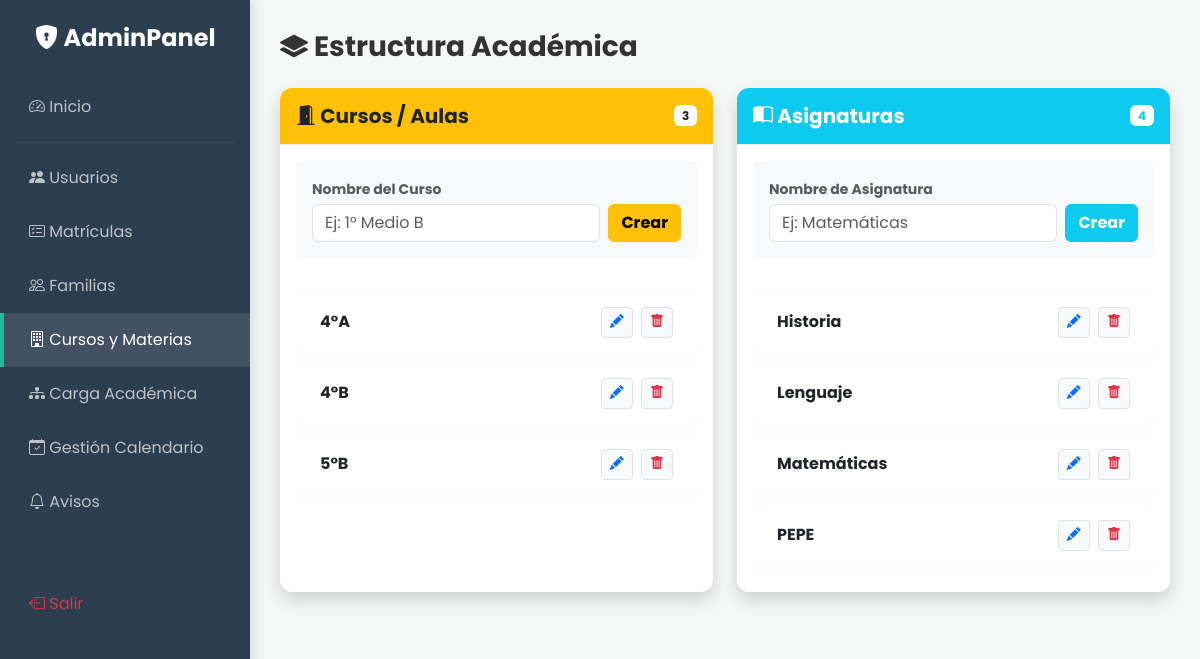
Before: /admin/cursos.php (signed in) with the older database file.
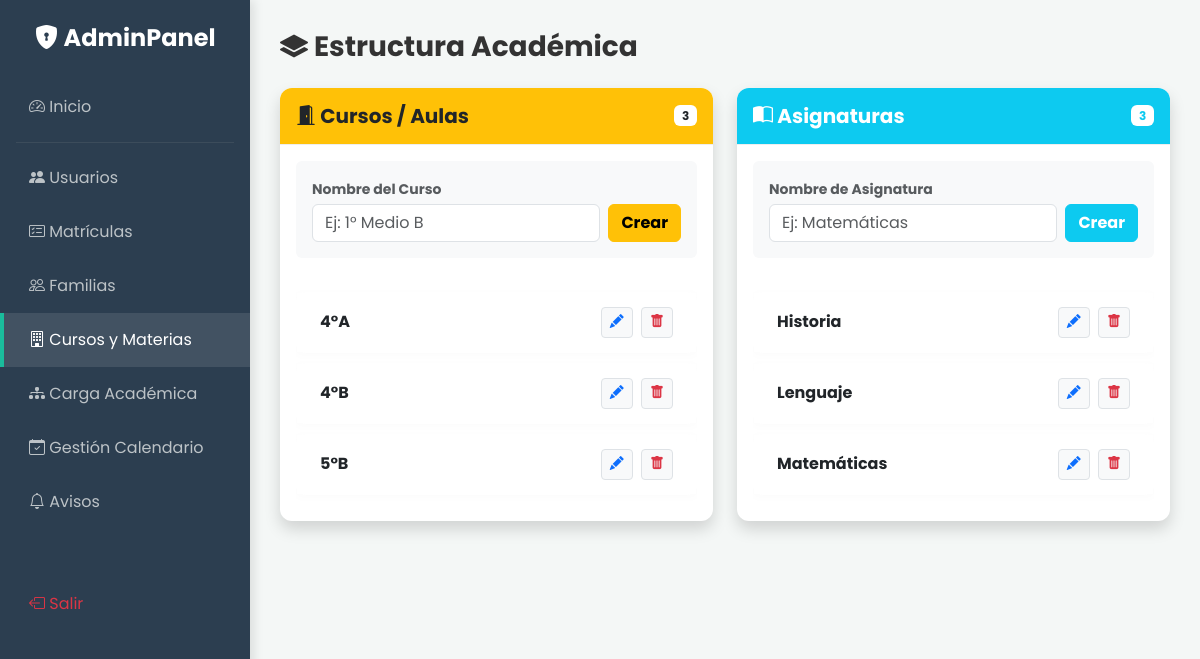
After: the same page with the newer database file.
### tables this page shows
CREATE TABLE `cursos` (
  `id` int(11) NOT NULL,
  `nombre` varchar(50) NOT NULL
);

CREATE TABLE `asignaturas` (
  `id` int(11) NOT NULL,
  `nombre` varchar(50) NOT NULL
);

### admin/cursos.php (the view, shortened to what the changed rows need)
<?php
require '../config/db.php';
$curso_editar = null;
$asignatura_editar = null;
$cursos = $pdo->query("SELECT * FROM cursos ORDER BY nombre")->fetchAll();
$asignaturas = $pdo->query("SELECT * FROM asignaturas ORDER BY nombre")->fetchAll();
?>
<!DOCTYPE html>
<html lang="es">
<head>
    <link href="https://cdn.jsdelivr.net/npm/bootstrap@5.3.0/dist/css/bootstrap.min.css" rel="stylesheet">
    <link rel="stylesheet" href="https://cdn.jsdelivr.net/npm/bootstrap-icons@1.10.5/font/bootstrap-icons.css">
    <link href="../assets/css/style.css" rel="stylesheet">
</head>
<body>
    <div class="main-content">
        <div class="row">
            <div class="col-md-6 mb-4">
                <div class="card shadow border-0 h-100 <?php echo $curso_editar ? 'border-warning border-2' : ''; ?>">
                    <div class="card-body">
                        <div class="table-responsive" style="max-height: 400px; overflow-y: auto;">
                            <table class="table table-modern table-hover mb-0 align-middle">
                                <tbody>
                                    <?php foreach($cursos as $c): ?>
                                        <tr class="<?php echo ($curso_editar && $curso_editar['id'] == $c['id']) ? 'table-active' : ''; ?>">
                                            <td class="fw-bold text-dark ps-4"><?php echo $c['nombre']; ?></td>
                                            <td class="text-end pe-4">
                                                <a href="cursos.php?editar_curso=<?php echo $c['id']; ?>" class="btn btn-sm btn-light text-primary border me-1">
                                                    <i class="bi bi-pencil-fill"></i>
                                                </a>
                                                <a href="cursos.php?borrar_curso=<?php echo $c['id']; ?>" class="btn btn-sm btn-light text-danger border" onclick="return confirm('¿Eliminar este curso?')">
                                                    <i class="bi bi-trash-fill"></i>
                                                </a>
                                            </td>
                                        </tr>
                                    <?php endforeach; ?>
                                </tbody>
                            </table>
                        </div>
                    </div>
                </div>
            </div>
            <div class="col-md-6 mb-4">
                <div class="card shadow border-0 h-100 <?php echo $asignatura_editar ? 'border-info border-2' : ''; ?>">
                    <div class="card-header bg-info text-white py-3 d-flex justify-content-between align-items-center">
                        <h5 class="mb-0 fw-bold">
                            <?php echo $asignatura_editar ? '<i class="bi bi-pencil-square"></i> Editando Materia' : '<i class="bi bi-book-half"></i> Asignaturas'; ?>
                        </h5>
                        <span class="badge bg-white text-info"><?php echo count($asignaturas); ?></span>
                    </div>
                    <div class="card-body">
                        <div class="table-responsive" style="max-height: 400px; overflow-y: auto;">
                            <table class="table table-modern table-hover mb-0 align-middle">
                                <tbody>
                                    <?php foreach($asignaturas as $a): ?>
                                        <tr class="<?php echo ($asignatura_editar && $asignatura_editar['id'] == $a['id']) ? 'table-active' : ''; ?>">
                                            <td class="fw-bold text-dark ps-4"><?php echo $a['nombre']; ?></td>
                                            <td class="text-end pe-4">
                                                <a href="cursos.php?editar_asignatura=<?php echo $a['id']; ?>" class="btn btn-sm btn-light text-primary border me-1">
                                                    <i class="bi bi-pencil-fill"></i>
                                                </a>
                                                <a href="cursos.php?borrar_asignatura=<?php echo $a['id']; ?>" class="btn btn-sm btn-light text-danger border" onclick="return confirm('¿Eliminar esta asignatura?')">
                                                    <i class="bi bi-trash-fill"></i>
                                                </a>
                                            </td>
                                        </tr>
                                    <?php endforeach; ?>
                                </tbody>
                            </table>
                        </div>
                    </div>
                </div>
            </div>
        </div>
    </div>
</body>
</html>

Changed rows visible on the page:
removed asignaturas: nombre "PEPE"
Other visible differences:
count($asignaturas): "4" → "3"
